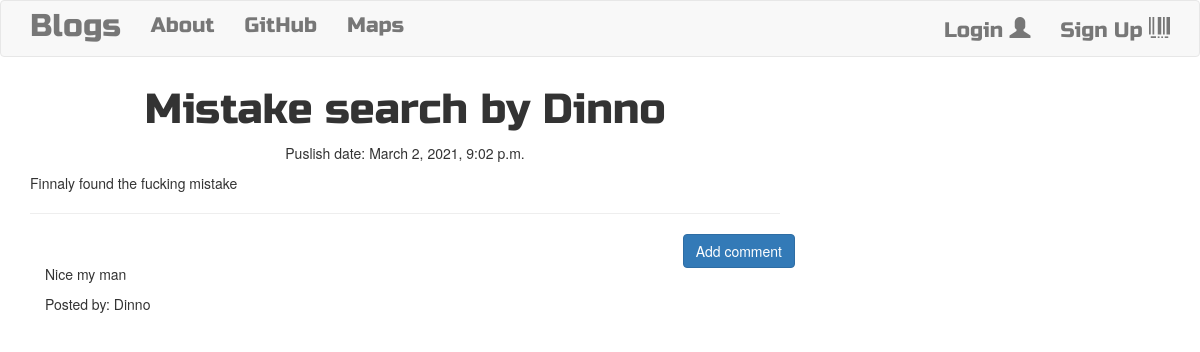
The page /post/5 on the database its author committed.
### blog/models.py (models this page shows, shortened)
class Post(models.Model):
    author = models.ForeignKey('auth.User', on_delete=models.CASCADE) # this is not gonna be the usual case when dealing with apps which have multiuser .../ connected to a super user on the web site
    title = models.CharField(max_length=200)
    text = models.TextField()
    create_date = models.DateTimeField(default=timezone.now)
    published_date = models.DateTimeField(blank=True, null=True)

class Comment(models.Model):
    post = models.ForeignKey('blog.Post', related_name='comments', on_delete=models.CASCADE) # each comment is gonna be connected to a blog (with the Foreign key)
    author = models.CharField(max_length=200)
    text = models.TextField()
    create_date = models.DateTimeField(default=timezone.now)
    approved_comment = models.BooleanField(default=False)

### blog/views.py (the view)
# urls.py: path('post/<int:pk>', views.PostDetailView.as_view(), name='post_detail'),
class PostDetailView(DetailView):
    model = Post

### blog/templates/blog/post_detail.html (shortened to what this page needs)
{% extends "blog/base.html" %}
{% block content %}
    <h1 class="posttitle loader">{{ post.title }}</h1>
    {% if post.published_date %}
        <div class="date postdate">
            Puslish date: {{ post.published_date }}
        </div>
    {% else %}
        <a class="btn btn-default" href="{% url 'post_publish' pk=post.pk %}">Publish</a>
    {% endif %}
    <p class="postcontent"> {{ post.text|safe|linebreaksbr }} </p>
    <hr>
    <a class="btn btn-primary btn-comment" href="{% url 'add_comment_to_post' pk=post.pk %}">Add comment</a>
    <div class="container">
        {% for comment in post.comments.all %}
            <br>
                {% if user.is_authenticated or comment.approved_comment %}
                    <p>{{comment.text|safe|linebreaks}}</p>
                    <p>Posted by: {{ comment.author }}</p>
                {% endif %}
                {% empty %}
                    <p>No comments</p>
        {% endfor %}
    </div>
{% endblock %}

### blog/static/css/blog.css (style rules this page uses)
.postdate { text-align: center; }
.posttitle { font-family: 'Russo One', sans-serif; font-size: 3em; text-align: center; }
.postcontent { font-family: 'Montserrat'; font-size: 1.5em; }
.btn-comment { position: absolute; right: 0px; }
.loader { filter:hue-rotate(0deg); color:linear-gradient(45deg,#0f8,#08f); animation:hue 10000ms infinite linear; }

### rows shown on the page
Post: title "Mistake search by Dinno", published_date "March 2, 2021, 9:02 p.m.", text "Finnaly found the fucking mistake"
Comment: text "Nice my man", author "Dinno"
